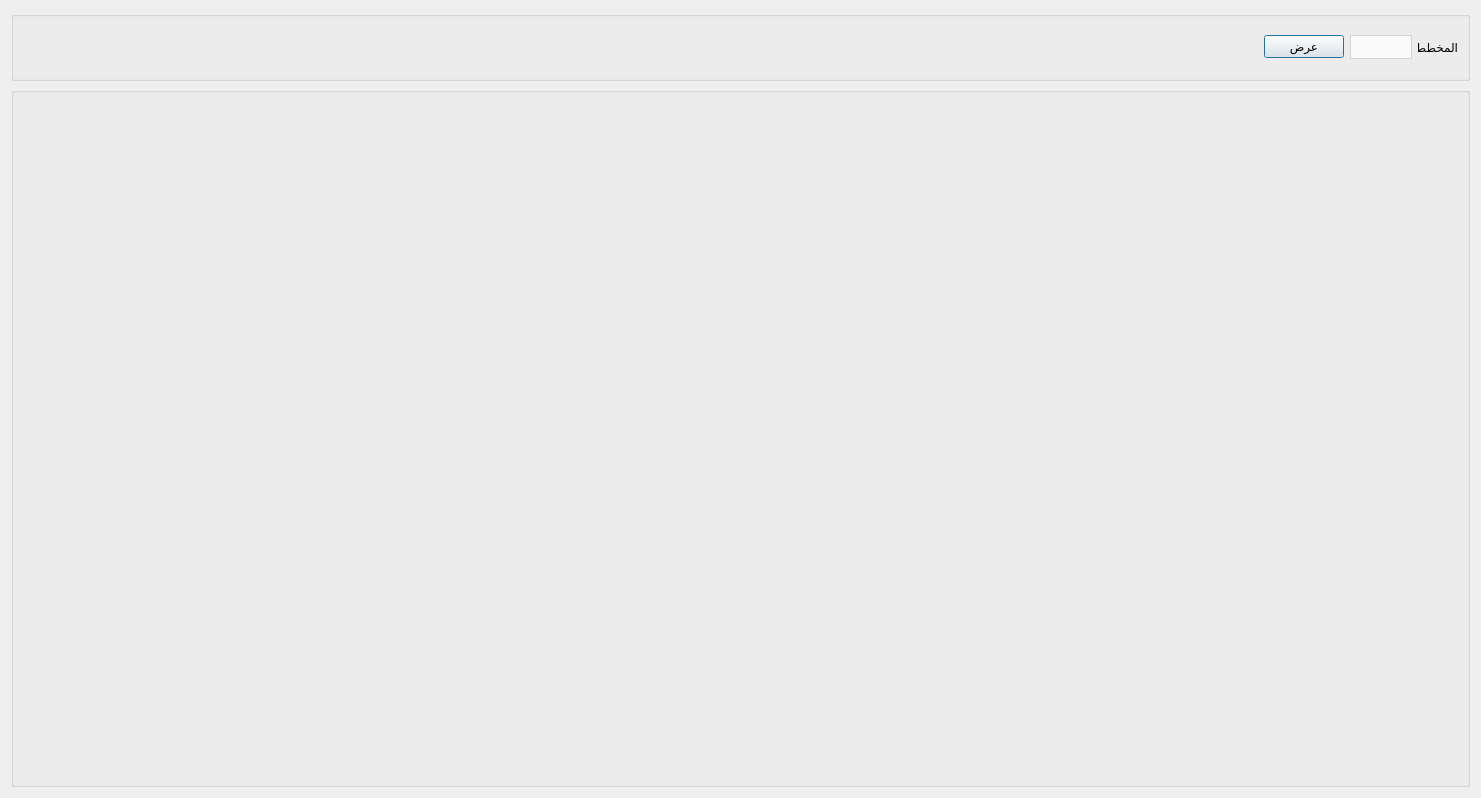
<?xml version="1.0" encoding="UTF-8"?>
<ui version="4.0">
 <class>SellPricesReport</class>
 <widget class="QDialog" name="SellPricesReport">
  <property name="windowModality">
   <enum>Qt::WindowModal</enum>
  </property>
  <property name="geometry">
   <rect>
    <x>0</x>
    <y>0</y>
    <width>1481</width>
    <height>798</height>
   </rect>
  </property>
  <property name="windowTitle">
   <string>تقرير حركة مادة</string>
  </property>
  <property name="windowIcon">
   <iconset>
    <normaloff>graphics/icon.xpm</normaloff>graphics/icon.xpm</iconset>
  </property>
  <property name="modal">
   <bool>true</bool>
  </property>
  <layout class="QGridLayout" name="gridLayout">
   <item row="0" column="0">
    <widget class="QGroupBox" name="groupBox">
     <property name="maximumSize">
      <size>
       <width>16777215</width>
       <height>70</height>
      </size>
     </property>
     <property name="layoutDirection">
      <enum>Qt::RightToLeft</enum>
     </property>
     <property name="title">
      <string/>
     </property>
     <layout class="QGridLayout" name="gridLayout_2">
      <item row="0" column="0">
       <widget class="QLabel" name="label">
        <property name="maximumSize">
         <size>
          <width>40</width>
          <height>16777215</height>
         </size>
        </property>
        <property name="text">
         <string>المخطط:</string>
        </property>
       </widget>
      </item>
      <item row="0" column="2">
       <widget class="QPushButton" name="show_btn">
        <property name="text">
         <string>عرض</string>
        </property>
       </widget>
      </item>
      <item row="0" column="1">
       <widget class="QComboBox" name="chart_combobox">
        <property name="styleSheet">
         <string notr="true">QComboBox {
        background-color: #fafafa;
        border: 1px solid lightgrey;		
		height: 22px;
		color: black;
    }
    QComboBox::drop-down {
        border: none;
    }</string>
        </property>
       </widget>
      </item>
      <item row="0" column="3">
       <spacer name="horizontalSpacer_5">
        <property name="orientation">
         <enum>Qt::Horizontal</enum>
        </property>
        <property name="sizeHint" stdset="0">
         <size>
          <width>40</width>
          <height>20</height>
         </size>
        </property>
       </spacer>
      </item>
     </layout>
    </widget>
   </item>
   <item row="1" column="0">
    <widget class="QGroupBox" name="chart_groupbox">
     <property name="maximumSize">
      <size>
       <width>16777215</width>
       <height>1000</height>
      </size>
     </property>
     <property name="layoutDirection">
      <enum>Qt::RightToLeft</enum>
     </property>
     <property name="title">
      <string/>
     </property>
     <layout class="QGridLayout" name="gridLayout_3"/>
    </widget>
   </item>
  </layout>
 </widget>
 <resources/>
 <connections/>
</ui>
